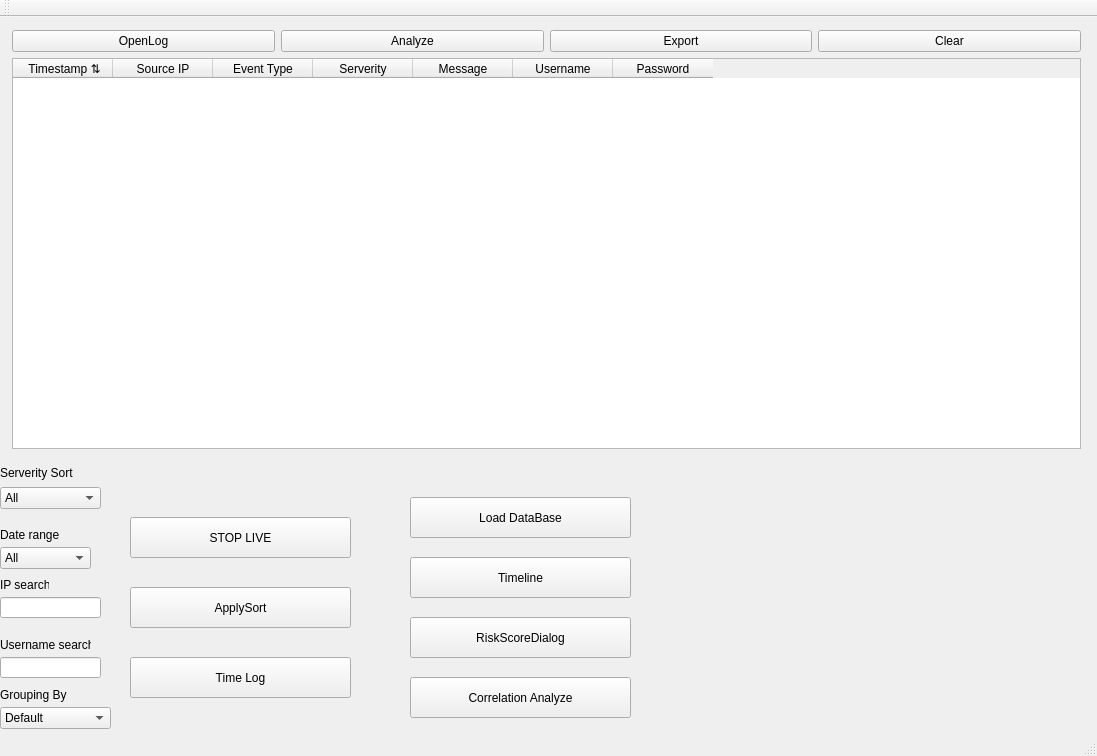
<?xml version="1.0" encoding="UTF-8"?>
<ui version="4.0">
 <class>helloguiClass</class>
 <widget class="QMainWindow" name="helloguiClass">
  <property name="geometry">
   <rect>
    <x>0</x>
    <y>0</y>
    <width>1097</width>
    <height>756</height>
   </rect>
  </property>
  <property name="maximumSize">
   <size>
    <width>1097</width>
    <height>16777215</height>
   </size>
  </property>
  <property name="windowTitle">
   <string>hellogui</string>
  </property>
  <property name="autoFillBackground">
   <bool>false</bool>
  </property>
  <widget class="QWidget" name="centralWidget">
   <widget class="QWidget" name="layoutWidget">
    <property name="geometry">
     <rect>
      <x>1</x>
      <y>2</y>
      <width>1091</width>
      <height>441</height>
     </rect>
    </property>
    <layout class="QGridLayout" name="gridLayout">
     <item row="0" column="0">
      <widget class="QPushButton" name="OpenLog">
       <property name="locale">
        <locale language="English" country="AmericanSamoa"/>
       </property>
       <property name="text">
        <string>OpenLog</string>
       </property>
      </widget>
     </item>
     <item row="0" column="2">
      <widget class="QPushButton" name="Export">
       <property name="text">
        <string>Export</string>
       </property>
      </widget>
     </item>
     <item row="0" column="3">
      <widget class="QPushButton" name="Clear">
       <property name="text">
        <string>Clear</string>
       </property>
      </widget>
     </item>
     <item row="0" column="1">
      <widget class="QPushButton" name="Analyze">
       <property name="enabled">
        <bool>true</bool>
       </property>
       <property name="text">
        <string>Analyze</string>
       </property>
      </widget>
     </item>
     <item row="1" column="0" colspan="4">
      <widget class="QTableWidget" name="tableWidget">
       <column>
        <property name="text">
         <string> Timestamp ⇅</string>
        </property>
       </column>
       <column>
        <property name="text">
         <string>Source IP</string>
        </property>
       </column>
       <column>
        <property name="text">
         <string>Event Type</string>
        </property>
       </column>
       <column>
        <property name="text">
         <string>Serverity</string>
        </property>
       </column>
       <column>
        <property name="text">
         <string>Message</string>
        </property>
       </column>
       <column>
        <property name="text">
         <string>Username</string>
        </property>
       </column>
       <column>
        <property name="text">
         <string>Password</string>
        </property>
       </column>
      </widget>
     </item>
    </layout>
   </widget>
   <widget class="QComboBox" name="comboBox_sortype">
    <property name="geometry">
     <rect>
      <x>0</x>
      <y>470</y>
      <width>101</width>
      <height>22</height>
     </rect>
    </property>
    <item>
     <property name="text">
      <string>All</string>
     </property>
    </item>
    <item>
     <property name="text">
      <string>Info</string>
     </property>
    </item>
    <item>
     <property name="text">
      <string>Medium</string>
     </property>
    </item>
    <item>
     <property name="text">
      <string>High</string>
     </property>
    </item>
    <item>
     <property name="text">
      <string>Critical</string>
     </property>
    </item>
   </widget>
   <widget class="QLabel" name="label">
    <property name="geometry">
     <rect>
      <x>0</x>
      <y>445</y>
      <width>101</width>
      <height>21</height>
     </rect>
    </property>
    <property name="text">
     <string>Serverity Sort</string>
    </property>
   </widget>
   <widget class="QLabel" name="label_2">
    <property name="geometry">
     <rect>
      <x>0</x>
      <y>510</y>
      <width>61</width>
      <height>16</height>
     </rect>
    </property>
    <property name="text">
     <string>Date range</string>
    </property>
   </widget>
   <widget class="QComboBox" name="DateRange">
    <property name="geometry">
     <rect>
      <x>0</x>
      <y>530</y>
      <width>91</width>
      <height>22</height>
     </rect>
    </property>
    <item>
     <property name="text">
      <string>All</string>
     </property>
    </item>
    <item>
     <property name="text">
      <string>Last 7 days</string>
     </property>
    </item>
    <item>
     <property name="text">
      <string>Last 30 days</string>
     </property>
    </item>
   </widget>
   <widget class="QLabel" name="label_3">
    <property name="geometry">
     <rect>
      <x>0</x>
      <y>560</y>
      <width>49</width>
      <height>16</height>
     </rect>
    </property>
    <property name="text">
     <string>IP search</string>
    </property>
   </widget>
   <widget class="QLineEdit" name="lineIP_search">
    <property name="geometry">
     <rect>
      <x>0</x>
      <y>580</y>
      <width>101</width>
      <height>21</height>
     </rect>
    </property>
   </widget>
   <widget class="QPushButton" name="ApplySort">
    <property name="geometry">
     <rect>
      <x>130</x>
      <y>570</y>
      <width>221</width>
      <height>41</height>
     </rect>
    </property>
    <property name="text">
     <string>ApplySort</string>
    </property>
   </widget>
   <widget class="QLabel" name="label_4">
    <property name="geometry">
     <rect>
      <x>0</x>
      <y>620</y>
      <width>91</width>
      <height>16</height>
     </rect>
    </property>
    <property name="text">
     <string>Username search</string>
    </property>
   </widget>
   <widget class="QLineEdit" name="Username_search">
    <property name="geometry">
     <rect>
      <x>0</x>
      <y>640</y>
      <width>101</width>
      <height>21</height>
     </rect>
    </property>
   </widget>
   <widget class="QComboBox" name="comboBox_groupBy">
    <property name="geometry">
     <rect>
      <x>0</x>
      <y>690</y>
      <width>111</width>
      <height>22</height>
     </rect>
    </property>
    <item>
     <property name="text">
      <string>Default</string>
     </property>
    </item>
    <item>
     <property name="text">
      <string>Event Type</string>
     </property>
    </item>
    <item>
     <property name="text">
      <string>Source IP</string>
     </property>
    </item>
    <item>
     <property name="text">
      <string>Severity</string>
     </property>
    </item>
   </widget>
   <widget class="QPushButton" name="RiskScoreDialog">
    <property name="geometry">
     <rect>
      <x>410</x>
      <y>600</y>
      <width>221</width>
      <height>41</height>
     </rect>
    </property>
    <property name="text">
     <string>RiskScoreDialog</string>
    </property>
   </widget>
   <widget class="QPushButton" name="TimeLine">
    <property name="geometry">
     <rect>
      <x>410</x>
      <y>540</y>
      <width>221</width>
      <height>41</height>
     </rect>
    </property>
    <property name="text">
     <string>Timeline</string>
    </property>
   </widget>
   <widget class="QLabel" name="label_5">
    <property name="geometry">
     <rect>
      <x>0</x>
      <y>670</y>
      <width>91</width>
      <height>16</height>
     </rect>
    </property>
    <property name="text">
     <string>Grouping By</string>
    </property>
   </widget>
   <widget class="QPushButton" name="Correlation_Analyze">
    <property name="geometry">
     <rect>
      <x>410</x>
      <y>660</y>
      <width>221</width>
      <height>41</height>
     </rect>
    </property>
    <property name="text">
     <string>Correlation Analyze</string>
    </property>
   </widget>
   <widget class="QPushButton" name="Load_Data_Base">
    <property name="geometry">
     <rect>
      <x>410</x>
      <y>480</y>
      <width>221</width>
      <height>41</height>
     </rect>
    </property>
    <property name="text">
     <string>Load DataBase</string>
    </property>
   </widget>
   <widget class="QPushButton" name="TimeLog">
    <property name="geometry">
     <rect>
      <x>130</x>
      <y>640</y>
      <width>221</width>
      <height>41</height>
     </rect>
    </property>
    <property name="text">
     <string>Time Log</string>
    </property>
   </widget>
   <widget class="QPushButton" name="LiveMode">
    <property name="geometry">
     <rect>
      <x>130</x>
      <y>500</y>
      <width>221</width>
      <height>41</height>
     </rect>
    </property>
    <property name="text">
     <string>STOP LIVE</string>
    </property>
   </widget>
  </widget>
  <widget class="QToolBar" name="mainToolBar">
   <attribute name="toolBarArea">
    <enum>TopToolBarArea</enum>
   </attribute>
   <attribute name="toolBarBreak">
    <bool>false</bool>
   </attribute>
  </widget>
  <widget class="QStatusBar" name="statusBar"/>
 </widget>
 <layoutdefault spacing="6" margin="11"/>
 <resources>
  <include location="hellogui.qrc"/>
 </resources>
 <connections/>
</ui>
